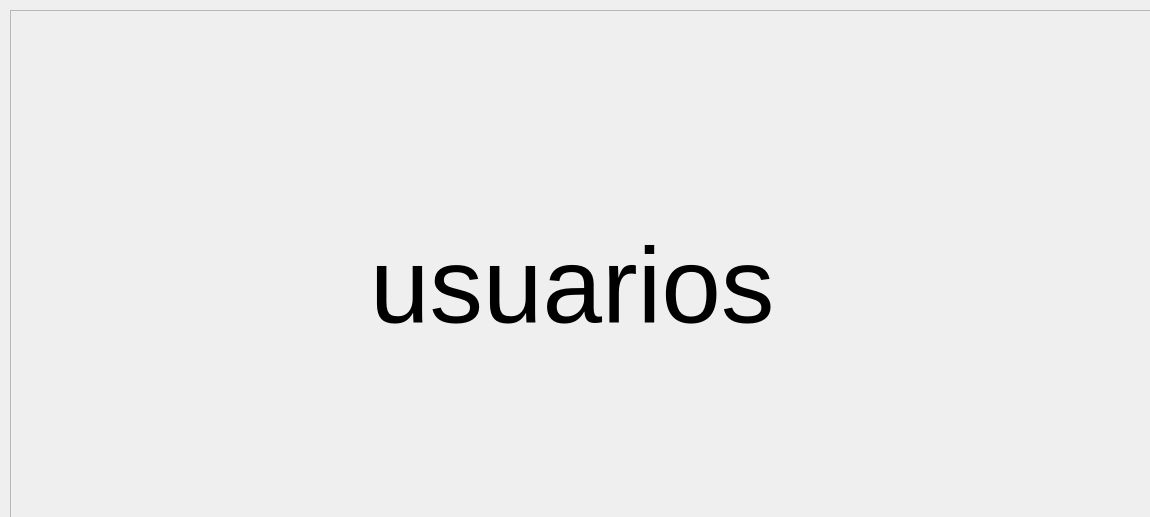
<?xml version="1.0" encoding="UTF-8"?>
<ui version="4.0">
 <class>Form</class>
 <widget class="QWidget" name="Form">
  <property name="geometry">
   <rect>
    <x>0</x>
    <y>0</y>
    <width>1150</width>
    <height>517</height>
   </rect>
  </property>
  <property name="windowTitle">
   <string>Form</string>
  </property>
  <widget class="QFrame" name="screen">
   <property name="geometry">
    <rect>
     <x>10</x>
     <y>10</y>
     <width>1147</width>
     <height>520</height>
    </rect>
   </property>
   <property name="sizePolicy">
    <sizepolicy hsizetype="Expanding" vsizetype="Expanding">
     <horstretch>0</horstretch>
     <verstretch>0</verstretch>
    </sizepolicy>
   </property>
   <property name="frameShape">
    <enum>QFrame::StyledPanel</enum>
   </property>
   <property name="frameShadow">
    <enum>QFrame::Raised</enum>
   </property>
   <widget class="QLabel" name="label">
    <property name="geometry">
     <rect>
      <x>360</x>
      <y>200</y>
      <width>501</width>
      <height>151</height>
     </rect>
    </property>
    <property name="font">
     <font>
      <pointsize>80</pointsize>
     </font>
    </property>
    <property name="text">
     <string>usuarios</string>
    </property>
   </widget>
  </widget>
 </widget>
 <resources/>
 <connections/>
</ui>
